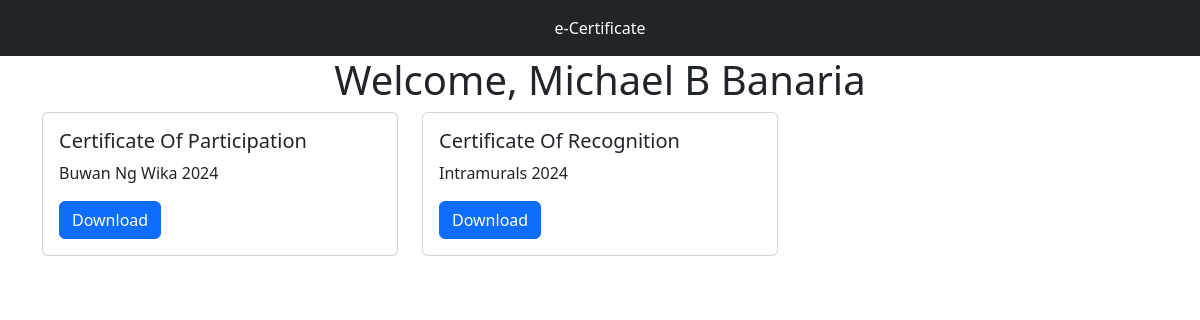
Page /home (signed in) on the committed database.
### tables this page shows
CREATE TABLE IF NOT EXISTS `acquired_cert` (
  `id` int NOT NULL AUTO_INCREMENT,
  `participant_id` int NOT NULL DEFAULT '0',
  `certificate_id` int NOT NULL DEFAULT '0',
  PRIMARY KEY (`id`),
  KEY `FK_acquired_cert_certificate` (`certificate_id`)
);

CREATE TABLE IF NOT EXISTS `certificate` (
  `id` int NOT NULL AUTO_INCREMENT,
  `type` varchar(50) NOT NULL DEFAULT '0',
  `event` varchar(50) NOT NULL DEFAULT '0',
  PRIMARY KEY (`id`)
);

### home.php (the view, shortened to what this page needs)
<?php include 'includes/session.php'; ?>
<?php include 'includes/header.php'; ?>
<body>
    <header class="bg-dark py-3 text-white text-center">
e-Certificate
    </header>
    <div class="container-md">
        <h1 class="text-center text-capitalize">Welcome, <?= $_SESSION['fullname'] ?></h1>
        <div class="row row-cols-1 row-cols-md-3 g-4">
            <?php
            $sql   = "SELECT acquired_cert.participant_id, certificate.id as certificate_id, certificate.type, certificate.event FROM acquired_cert INNER JOIN certificate ON acquired_cert.certificate_id = certificate.id WHERE acquired_cert.participant_id = '" . $_SESSION['participant'] . "'";
            $query = $conn->query($sql);
            while ($row = $query->fetch_assoc()) {
                ?>
                <div class="col">
                    <div class="card h-100">
                        <div class="card-body">
                            <h5 class="card-title text-capitalize"><?= $row['type'] ?></h5>
                            <p class="card-text text-capitalize"><?= $row['event'] ?></p>
                            <form action="generate-pdf" method="post">
                                <button type="submit" class="btn btn-primary" name="generate">
                                    Download
                                </button>
                            </form>
                        </div>
                    </div>
                </div>
                <?php
            }
            ?>
        </div>
    </div>
</body>
</html>

### rows in the picture
acquired_cert: certificate.type "Certificate Of Participation", certificate.event "Buwan Ng Wika 2024"
acquired_cert: certificate.type "Certificate Of Recognition", certificate.event "Intramurals 2024"

### other values in the picture
$_SESSION['fullname'] "Michael B Banaria"
